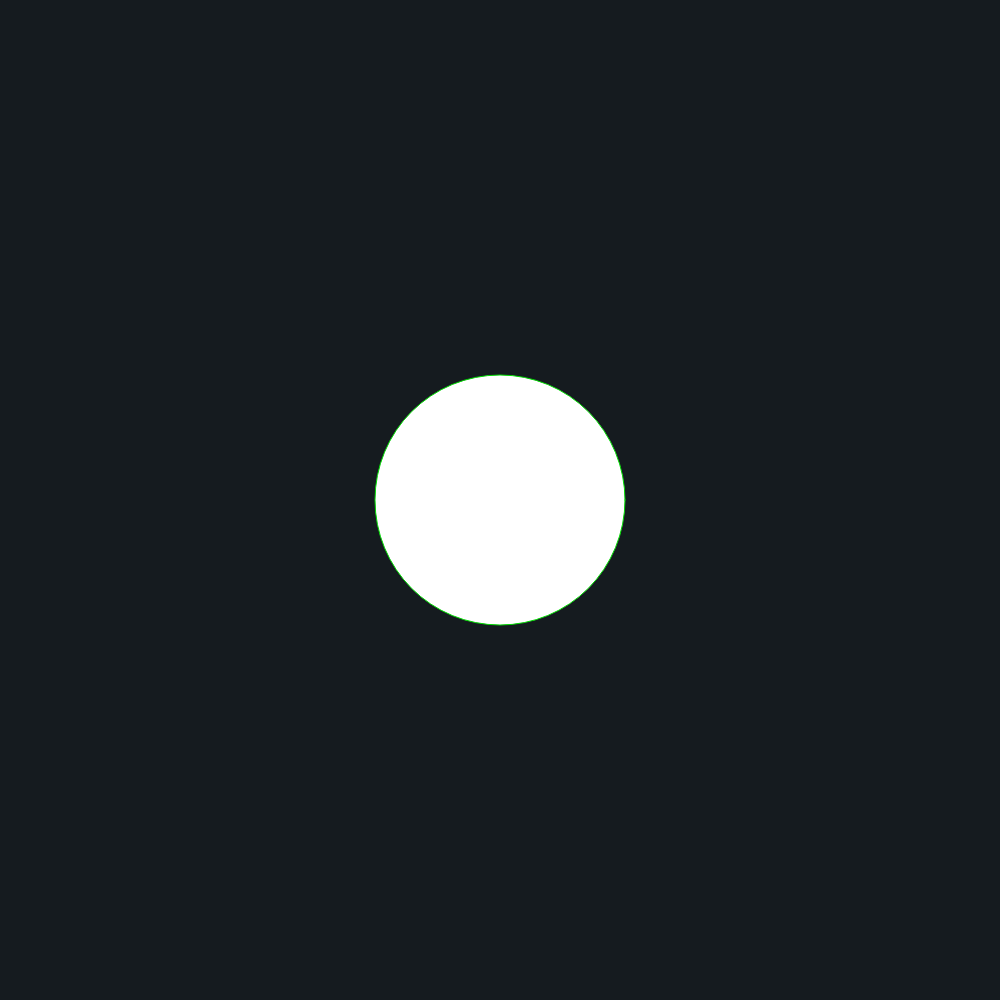
Frame 1 (no input)
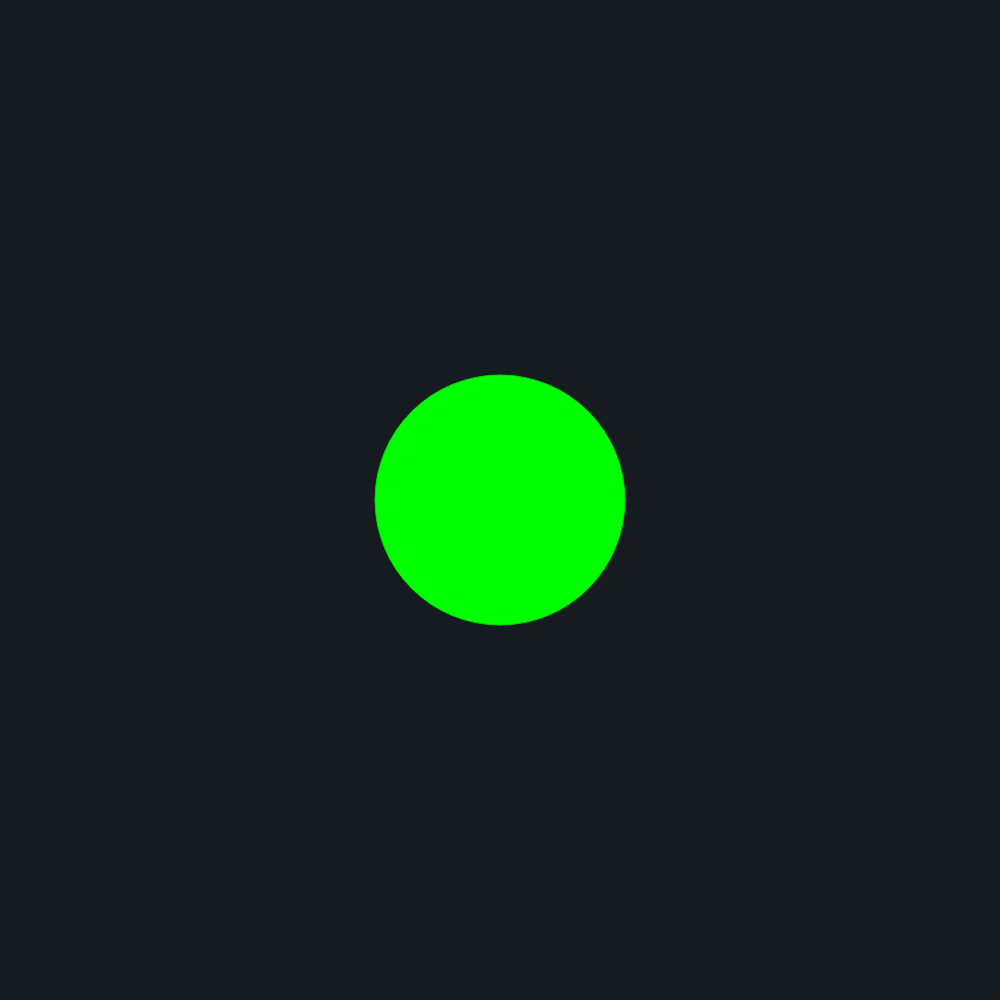
Frame 60 (no input)
Frame 120 (the mouse pressed at the canvas centre since frame 60): identical to frame 60, image omitted

The p5.js sketch that drew these frames (run headless with seeded random() and noise() and a simulated clock; from frame 60 on, the mouse is pressed at the canvas centre):

// p5.js sketch
// ── sketch.js
const HEIGHT = 1000;
const WIDTH = 1000;

function setup() {
  createCanvas(HEIGHT, WIDTH);
}

function draw() {
	background(21, 27, 31);
	stroke(0, 220, 0);
	circle(HEIGHT / 2, WIDTH / 2, HEIGHT / 4);
	fill(0, 255, 0);
}
